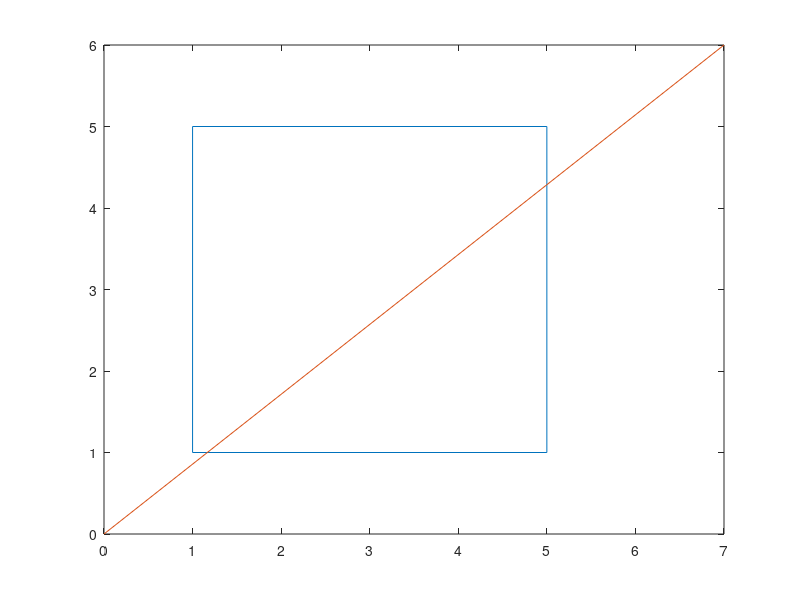

This chart was generated by the following MATLAB code: (Note: this script raises an error after producing the figure.)
clc;
clear ALL;
addpath('src');

x1 = [1 5 5 1 1];
y1 = [1 1 5 5 1];
%figure;
plot(x1,y1);
hold on;
x2 = [0 7];
y2 = [0 6];
plot(x2,y2);
[xi, yi,ii] = polyxpoly(x1,y1,x2,y2) ;

plot(xi,yi,'*r');
